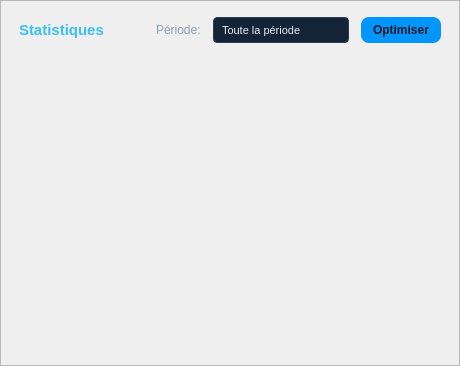
         <widget class="QFrame" name="statsFrame">
          <property name="styleSheet">
           <string notr="true">QFrame#statsFrame {
    background: #0f1922;
    border: 1px solid #1a2f45;
    border-radius: 10px;
}</string>
          </property>
          <property name="frameShape">
           <enum>QFrame::Shape::StyledPanel</enum>
          </property>
          <layout class="QVBoxLayout" name="statsLayout">
           <property name="spacing">
            <number>12</number>
           </property>
           <property name="leftMargin">
            <number>18</number>
           </property>
           <property name="topMargin">
            <number>16</number>
           </property>
           <property name="rightMargin">
            <number>18</number>
           </property>
           <property name="bottomMargin">
            <number>16</number>
           </property>
           <item>
            <layout class="QHBoxLayout" name="statsHeaderLayout">
             <item>
              <widget class="QLabel" name="statsTitleLabel">
               <property name="styleSheet">
                <string notr="true">QLabel#statsTitleLabel {
    color: #39c0fa;
    font-size: 15px;
    font-weight: 700;
    background: transparent;
}</string>
               </property>
               <property name="text">
                <string>Statistiques</string>
               </property>
              </widget>
             </item>
             <item>
              <spacer name="statsHeaderSpacer">
               <property name="orientation">
                <enum>Qt::Orientation::Horizontal</enum>
               </property>
               <property name="sizeHint" stdset="0">
                <size>
                 <width>40</width>
                 <height>20</height>
                </size>
               </property>
              </spacer>
             </item>
             <item>
              <widget class="QLabel" name="periodLabel">
               <property name="styleSheet">
                <string notr="true">QLabel#periodLabel {
    color: #8ba1b5;
    font-size: 12px;
    background: transparent;
}</string>
               </property>
               <property name="text">
                <string>Période:</string>
               </property>
              </widget>
             </item>
             <item>
              <widget class="QComboBox" name="statsPeriodFilter">
               <property name="styleSheet">
                <string notr="true">QComboBox {
    background: #132437;
    color: #e6eef6;
    border: 1px solid #2a3f55;
    border-radius: 4px;
    padding: 4px 8px;
    font-size: 11px;
}
QComboBox::drop-down {
    border: none;
    background: transparent;
}
QComboBox:hover {
    border: 1px solid #39c0fa;
}
QComboBox QAbstractItemView {
    background: #132437;
    color: #e6eef6;
    border: 1px solid #2a3f55;
    selection-background-color: #39c0fa;
}</string>
               </property>
               <item>
                <property name="text">
                 <string>Toute la période</string>
                </property>
               </item>
               <item>
                <property name="text">
                 <string>Aujourd'hui</string>
                </property>
               </item>
               <item>
                <property name="text">
                 <string>Cette semaine</string>
                </property>
               </item>
               <item>
                <property name="text">
                 <string>Dernières 24 heures</string>
                </property>
               </item>
              </widget>
             </item>
             <item>
              <widget class="QPushButton" name="btnOptimizeStorage">
               <property name="styleSheet">
                <string notr="true">QPushButton {
    background: #0095ff;
    color: #101924;
    border: none;
    border-radius: 8px;
    padding: 6px 12px;
    font-weight: 700;
}
QPushButton:hover {
    background: #2aa7ff;
}
QPushButton:pressed {
    background: #0080dc;
}</string>
               </property>
               <property name="text">
                <string>Optimiser</string>
               </property>
              </widget>
             </item>
            </layout>
           </item>
           <item>
            <layout class="QGridLayout" name="statsCirclesLayout">
             <property name="spacing">
              <number>14</number>
             </property>
             <item row="0" column="0">
              <widget class="StatCircleWidget" name="circleOccupancy" native="true">
               <property name="minimumSize">
                <size>
                 <width>140</width>
                 <height>140</height>
                </size>
               </property>
              </widget>
             </item>
             <item row="0" column="1">
              <widget class="StatCircleWidget" name="circleVolume" native="true">
               <property name="minimumSize">
                <size>
                 <width>140</width>
                 <height>140</height>
                </size>
               </property>
              </widget>
             </item>
             <item row="1" column="0">
              <widget class="StatCircleWidget" name="circleDuration" native="true">
               <property name="minimumSize">
                <size>
                 <width>140</width>
                 <height>140</height>
                </size>
               </property>
              </widget>
             </item>
             <item row="1" column="1">
              <widget class="StatCircleWidget" name="circleEnergyEfficiency" native="true">
               <property name="minimumSize">
                <size>
                 <width>140</width>
                 <height>140</height>
                </size>
               </property>
              </widget>
             </item>
            </layout>
           </item>
          </layout>
         </widget>
